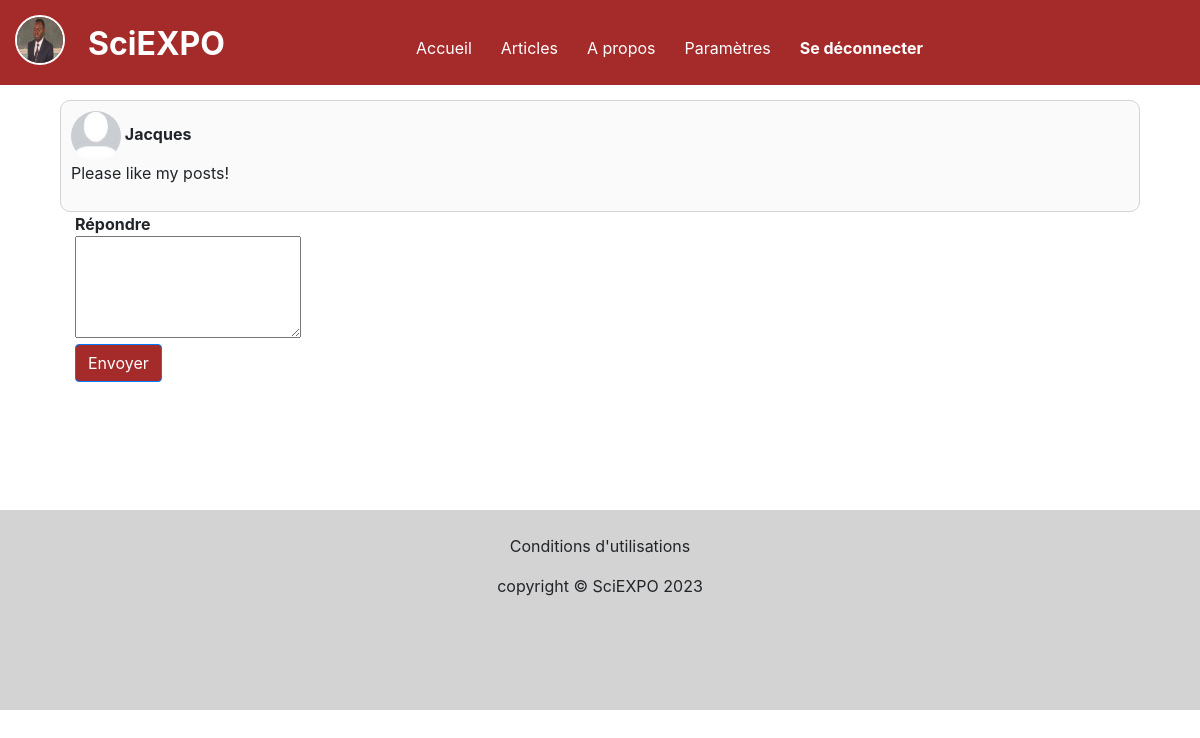
Screenshot of /articles/comment/reply/6 (signed in) with the database file from the repository.
### main/models.py (models this page shows)
class Inscrit(AbstractUser):
    class FunctionInSchool(models.TextChoices):
        ELEVE = 'Eleve', _('Elève')
        PROFESSOR = 'Professeur', _('Professeur')
        DIRECTEUR = 'Directeur', _('Directeur')
        PREFET = 'Prefet', _('Préfet')
        SECRETAIRE = 'Secretaire', _('Secretaire')
        ANCIEN_ELEVE = 'Ancien_eleve', _('Ancien élève')
        DEFAULT = '-', _('-')
    function_in_school = models.CharField(
        max_length=40,
        choices=FunctionInSchool.choices,
        default=FunctionInSchool.DEFAULT,
        verbose_name='Statut'
    )
    school_name = models.ForeignKey(Ecole, on_delete=models.SET_NULL, null=True)
    current_city = models.CharField(max_length=20, null=True, verbose_name="Ville ou territoire actuel(le)")
    birth_date = models.DateField(null=True, verbose_name="Date de naissance")
    about = models.TextField(null=True, blank=True, verbose_name="A propos de vous")
    photo = models.ImageField(upload_to = 'photos', default='photos/default.jpg')
    cover_image = models.ImageField(upload_to = 'images',
                                    default='images/default_img/cover_default.jpg',
                                   verbose_name="Image de couverture")

### articles/models.py (models this page shows, shortened)
class Comment(models.Model):
    writer = models.ForeignKey(User, on_delete=models.CASCADE, null=False)
    comment_content = models.TextField(blank=True, verbose_name='Commentaire')
    commented_article = models.ForeignKey(Article, on_delete=models.CASCADE, null=True)
    post_date = models.DateTimeField(auto_now_add=True, null=True)
    parent = models.ForeignKey('self', on_delete=models.CASCADE, blank=True, null=True)
    class Meta:
        verbose_name = "Commentaire"

### articles/views.py (the view)
# urls.py: path('articles/comment/reply/<int:comment_id>', views.reply_view, name='reply'),
def reply_view(request, comment_id):
  if request.user.is_authenticated:
    comment = Comment.objects.get(pk=int(comment_id))
    return render(request, 'articles/reply.html', {'comment':comment})
  else:
    return redirect('login')

### articles/templates/articles/reply.html (shortened to what this page needs)
{% extends 'base_template.html'%}
{% block content %}
{% if comment %}
<section class="container">
    <div class="container">
        <div class="comment-div">
            <b>
                <img class="user-image"  src="{{ comment.writer.photo.url }}" />
                <span>{{ comment.writer.first_name }}</span>
            </b>
            <p>
                {{ comment.comment_content }}
            </p>
        </div>
        <div class="replyform container w-100">
            <b>Répondre</b>
            <form action="{% url 'replying' %}" method="POST">
                <textarea cols="20" , rows="4" name="reply_content" required></textarea>
                <br>
                <button class="btn btn-primary" type="submit"> Envoyer </button>
            </form>
        </div>
    </div>
    {% endif %}
</section>
{% endblock %}

### templates/base_template.html (shortened to what this page needs)
{% load static %}
<!DOCTYPE html>
<html>
    <head>
        <link
              rel="stylesheet"
              href="{% static 'main/bootstrap.min.css' %}" />
        <link
              rel="stylesheet"
              href="{% static 'main/main.css' %}"
              type="text/css" />
        <link
              rel="stylesheet"
              href="{% static 'articles/styles.css' %}"
              type="text/css" />
    </head>
    <body>
        <div class="container-fluid">
            <header class="header row">
                <div class="current-user col-lg-2">
                    {% if user.is_authenticated %}
                    <a href="{% url 'user-profile' user.username %}"> <img
                                                                           class="image" src="{{ user.photo.url }}" />
                    </a>
                    {% endif %}
                </div>
                <div class="logo col-lg-2"><a href="{% url 'home' %}">SciEXPO</a></div>
                <div class="menu col-lg-8">
                    <nav class="navbar">
                        <a href="{% url 'home' %}">
                            <div>Accueil</div>
                        </a>
                        <a href="{% url 'articles'%}">
                            <div>Articles</div>
                        </a>
                        <a href="{% url 'about' %}">
                            <div> A propos </div>
                        </a>
                        {% if user.is_authenticated %}
                         <a href="{% url 'settings' %}">
                            <div class="settings">Paramètres</div>
                        </a>
                        <a href="{% url 'logout' %}">
                            <div class="login">Se déconnecter</div>
                        </a>
                        {% endif %}
                    </nav>
                </div>
            </header>
            <div class="decor-bar"></div>
            <div class="row">
                {% block content %} {% endblock %}
            </div>
            <footer class="row">
                <div class="w-100 container">
                  <br>
                    <p>
                        Conditions d'utilisations
                    </p>
                    copyright © SciEXPO <span id="current-year"></span>
                </div>
            </footer>
        </div>
    </body>
</html>

### main/static/main/main.css (style rules this page uses)
body { margin: 0px; }
a { color: inherit; }
.container-fluid { position: absolute; left: 0px; top: 0px; justify-content: center; align-items: center; z-index: 0; }
header { justify-content: center; align-items: center; background-color: brown; height: 85px; position: fixed; z-index: 9999999999; width: 100%; }
header .logo { position: absolute; top: 20px; left: 15%; color: white; font-size: 26px; font-weight: bold; padding-left: 28px; }
header .menu { background-color: white; position: absolute; top: 70px; width: 100%; color: black; }
.navbar a { color: black; }
header .navbar { display: block; }
.navbar .login, .navbar .signup { font-weight: bold; }
.btn-primary { background-color: brown; }
.navbar div { margin: 20px; }
.decor-bar { height: 100px; width: 100%; }
.current-user { position: absolute; top: 15px; left: 0px; z-index: 99999999; width: 70px; }
.current-user .image { width: 50px; height: 50px; border-radius: 50%; border: 2px solid white; }
section { margin-bottom: 10px; min-height: 400px; }
.user-image { width: 50px; height: 50px; border-radius: 50%; }
footer { background-color: lightgray; height: 200px; text-align: center; }
@media screen and (min-width: 900px) { header .logo { color: white; font-size: 32px; font-weight: bold; position: absolute; left: 5%; top: 20px; } }
@media screen and (min-width: 900px) { header .menu { display: block; } }
@media screen and (min-width: 900px) { header .navbar { display: flex; width: 70%; } }
@media screen and (min-width: 900px) { header .menu { background-color: brown; position: absolute; top: 28px; right: 15px; z-index: 9999999999999999; width: 70%; } }
@media screen and (min-width: 900px) { .navbar a { color: white; } }
@media screen and (min-width: 900px) { .navbar div { margin: 0px; } }
@media screen and (min-width: 900px) { section { margin-left: 40px; } }

### articles/static/articles/styles.css (style rules this page uses)
.comment-div { background: rgb(250, 250, 250); border:1px solid lightgray; border-radius:10px; padding: 10px; }

### rows the page displays
Inscrit: photo (picture)
Comment: writer.photo (placeholder picture), writer.first_name "Jacques", comment_content "Please like my posts!"
